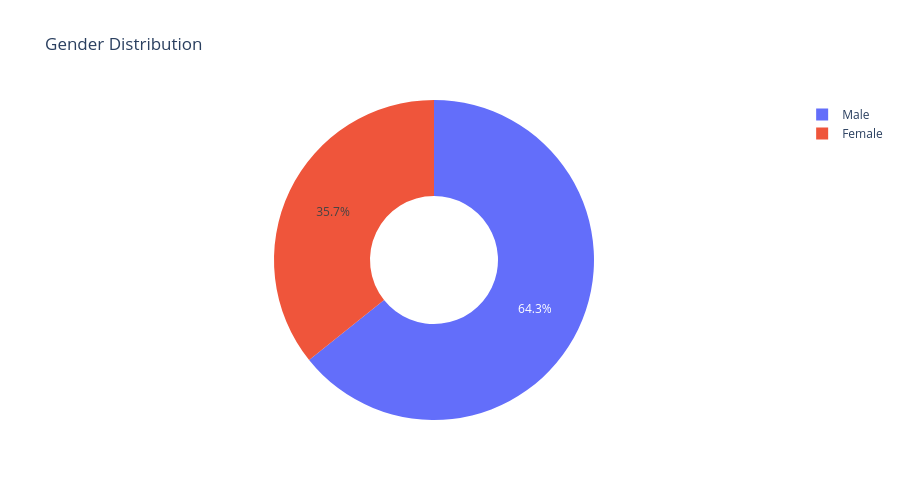

This figure's notebook cell:
### Code cell
fig = px.pie(
    gym_df, 
    names='Sex', 
    title='Gender Distribution',
    hole=0.4
)
fig.update_layout(height=500)
fig.show()

### Figure 1 — Plotly figure (JSON) as saved in the notebook; plotly's stock layout.template omitted (floating-point values rounded to 4 significant figures; data arrays with more than 128 entries replaced by an {"elided": "..."} marker saying what was removed)
{"data": [{"domain": {"x": [0, 1], "y": [0, 1]}, "hole": 0.4, "hovertemplate": "Sex=%{label}<extra></extra>", "labels": {"elided": "14589 str values"}, "legendgroup": "", "name": "", "showlegend": true, "type": "pie"}], "layout": {"height": 500, "legend": {"tracegroupgap": 0}, "title": {"text": "Gender Distribution"}}}
